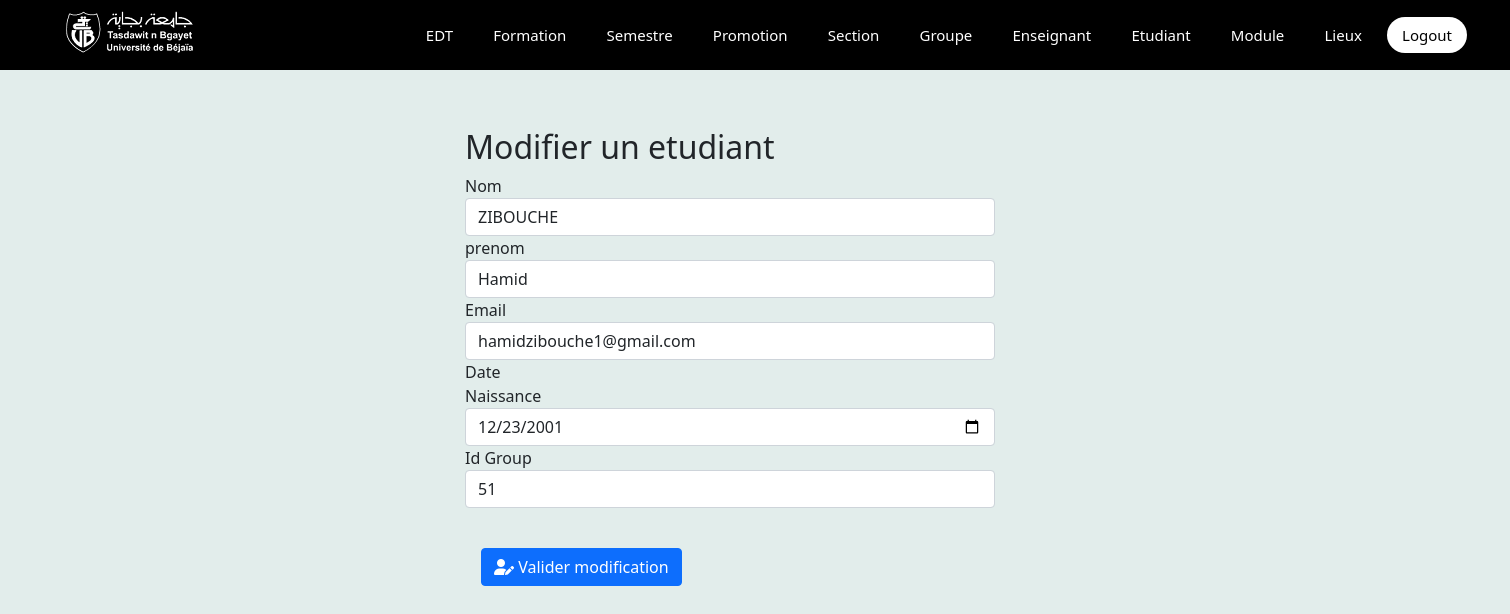
The app's page /siteAppFinal/phpAet/update.php?id_etd=3 (signed in) with its own data.
### tables this page shows
CREATE TABLE `etudiant` (
  `id_etd` int(11) NOT NULL,
  `nom_etd` varchar(255) NOT NULL,
  `prenom_etd` varchar(255) NOT NULL,
  `email_etd` varchar(255) NOT NULL,
  `date_naiss_etd` date NOT NULL,
  `id_grp` int(11) NOT NULL
);

### siteAppFinal/phpAet/update.php (the view, shortened to what this page needs)
<?php
require("connexion.php");
$id_etd=$_GET['id_etd'];
$resultat= $bdEmploiTemps->query("SELECT * from etudiant WHERE id_etd=$id_etd");
$tuple=$resultat->fetch();
?>
<!DOCTYPE html>
<html lang="en">
<head>
    <link rel="stylesheet" href="https://cdn.jsdelivr.net/npm/bootstrap@5.1.3/dist/css/bootstrap.min.css" />
    <link rel="stylesheet" href="https://cdnjs.cloudflare.com/ajax/libs/font-awesome/6.0.0-beta3/css/all.min.css" />
    <link rel="stylesheet" href="../CSSapp/StyleUpdate.css" />
</head>
<body>
    <div class="container">
      <div class="row pt-4">
        <form action="" method="post" class="form-horizontal col-md-6 pt-4">
          <h2> Modifier un etudiant</h2>
          <div class="form-group">
            <label for="idnom"  class="col-sm-2 control-label">Nom</label>
            <div class="col-sm-10">
              <input
                type="text"
                name="nom"
                placeholder="Nom"
                class="form-control"
                id="idnom"
                value="<?php  echo $tuple['nom_etd']?>"
              />
            </div>
          </div>
          <div class="form-group">
            <label for="idpenom" class="col-sm-2 control-label">prenom</label>
            <div class="col-sm-10">
              <input
                type="text"
                name="prenom"
                placeholder="Prenom"
                class="form-control"
                id="idprenom"
                 value="<?php  echo $tuple['prenom_etd']?>"
              />
            </div>
          </div>
          <div class="form-group">
            <label for="idemail" class="col-sm-2 control-label">Email</label>
            <div class="col-sm-10">
              <input
                type="text"
                name="email"
                placeholder="E-mail"
                class="form-control"
                id="idemail"
                 value="<?php  echo $tuple['email_etd']?>"
              />
            </div>
          </div>
              <div class="form-group">
                <label for="iddateNaissance" class="col-sm-2 control-label">Date Naissance</label>
                <div class="col-sm-10">
                  <input
                    type="date"
                    name="datenaissance"
                    placeholder="date niassance"
                    class="form-control"
                    id="iddateNaissance"
                     value="<?php  echo $tuple['date_naiss_etd']?>"
                  />
            </div>
          </div>
          <div class="form-group">
                <label for="idgoup" class="col-sm-2 control-label">Id Group</label>
                <div class="col-sm-10">
                  <input
                    type="text"
                    name="idgroup"
                    placeholder="id group"
                    class="form-control"
                    id="idgroup"
                    value="<?php  echo $tuple['id_grp']?>"
                  />
            </div>
          </div>
           <div class="pt-4">
             <button type="submit" class="btn btn-primary m-3" name="ajouter">
               <span><i class="fa-solid fa-user-pen"></i></span>
               <span>Valider modification</span>
             </button>
           </div>
      </form>
      </div>
    </div>
</body>
</html>

### siteAppFinal/CSSapp/StyleUpdate.css (style rules this page uses)
.container { margin: 0% 30%; }

### siteAppFinal/inclusion/nav_bar.php (style rules this page uses)
* { margin: 0; padding: 0; box-sizing: border-box; font-family: 'Segoe UI', Tahoma, Geneva, Verdana, sans-serif; }
body { margin-top:80px; position: relative; background-color: rgb(226, 237, 235); }

### records on screen
etudiant: nom "ZIBOUCHE", prenom "Hamid", email "hamidzibouche1@gmail.com", datenaissance "12/23/2001", idgroup "51"
